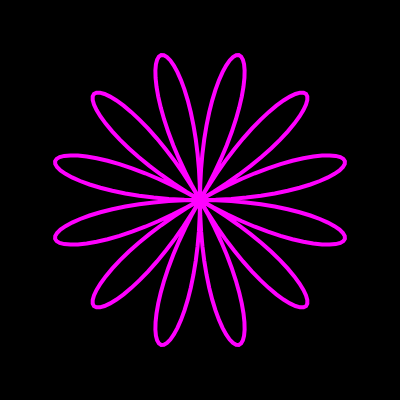
Frame 1 (no input)
Frame 60 (no input): identical to frame 1, image omitted
Frame 120 (the mouse pressed at the canvas centre since frame 60): identical to frame 1, image omitted

The p5.js sketch that drew this single still picture (run headless with seeded random() and noise() and a simulated clock; from frame 60 on, the mouse is pressed at the canvas centre):

// p5.js sketch
// ── sketch.js
// need some paramreter n and d for maurere rose check wikipedia for deatils
// set n=2 d=29
// future addons check with perlin noise for n and d and see how it changes
let n=6;
let d=71;
let dSlider;
function setup() {
  // put setup code here
  createCanvas(400,400);
  angleMode(DEGREES)
 dSlider=createSlider(1,180,1);


  // CHECK WHY USING ANGLE MODE RADIANS WE GET A PENTAGON (7/10/20 )
}

function draw() {
  // put drawing code here
  background(0);   //0 ->BLACK  220->white grey
  // transalte to middle
  
    translate(width/2,height/2);

    // scale function to increase the size
    //scale(100);

  stroke(255);

  d=dSlider.value();
   
  // by default most graphic systems treat angle by default in radians

  noFill();  // dont fill up the path with anythin

  beginShape()  // creates a closed path -->basically we are asking it to draw a circle
  strokeWeight(1);
  for(let i=0;i<361;i++)
  {
    let k=i*d
    let r=150*sin(n*k);   // k is angle and r is radius function for maurer rose curve
    let x=r*cos(k);  // rcosthea,rsintheta a circle with radius r from origin->0,0
    let y=r*sin(k);

    // vertex function ?
    vertex(x,y);
  }
  endShape(CLOSE)   
  
  // just to visualise the sinosoidal pattern
  // we can add just the sine loop for i
  noFill();
 stroke(255,0,255,255);
  beginShape()  // creates a closed path -->basically we are asking it to draw a circle
  strokeWeight(4);
  for(let i=0;i<361;i++)
  {
    let k=i;
    let r=150*sin(n*k);   // k is angle and r is radius function for maurer rose curve
    let x=r*cos(k);  // rcosthea,rsintheta a circle with radius r from origin->0,0
    let y=r*sin(k);

    // vertex function ?
    vertex(x,y);
  }
  endShape(CLOSE)   

 // n+=0.01;
 // d+=0.01;
}
